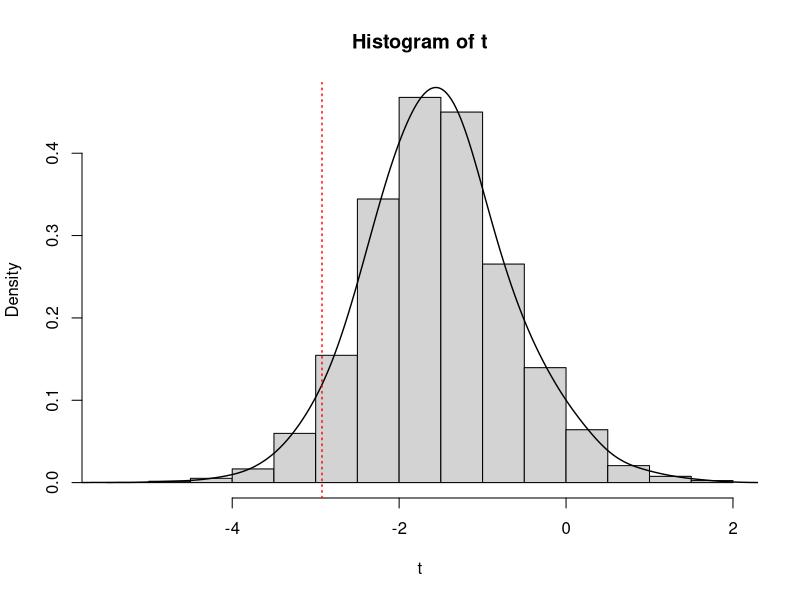

Recreate this plot in R.
library(tseries)
library(magrittr)
t_statistics <- function(n, true_phi){
  t <- c()
  for (j in 1:n){
    RWalk <- function(true_phi){
      x0 = 0
      x <- c(x0)
      for (i in 1:50) {
        w <- rnorm(1,0,1)
        new_x <- w + true_phi*tail(x,n=1)
        x <- c(x,new_x)
      }
      return(ts(x))
    }
    rw <- RWalk(true_phi)
    drw <- diff(rw)
    
    lagpad <- function(x, k) {
      if (k>0) {
        return (c(rep(NA, k), x)[1 : length(x)] );
      }
      else {
        return (c(x[(-k+1) : length(x)], rep(NA, -k)));
      }
    }
    lagged_rw <- lagpad(rw, k=1)
    lrw_nan <- na.remove(lagged_rw)
    
    model <- lm(drw ~ lrw_nan)
    t_val <- coef(summary(model))[2, "t value"]
    t <- c(t, t_val)
  }
  return(t)
}

plot_t <- function(t){
  hist(t, breaks = 20, prob=TRUE)
  lines(density(t, adjust=2), lwd = 1.4)
}

get_crit_val <- function(t){
  val <- sort(t) %>% head(500) %>% tail(1)
  return(val)
}

t <- t_statistics(n=10000, true_phi = 1);plot_t(t)
crit_val <-get_crit_val(t)
abline(v=crit_val, lty = "dotted", lwd = 1.4, col = "red");crit_val
